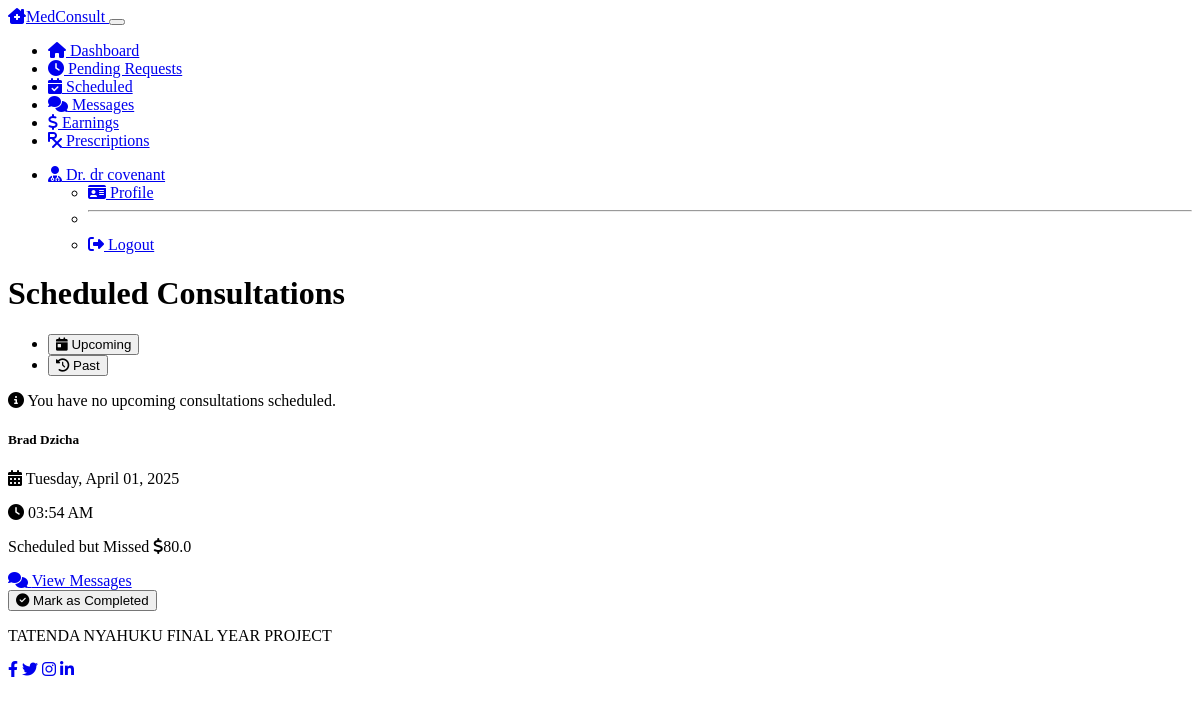
Page /doctor/scheduled-consultations (signed in) on the earlier database version.
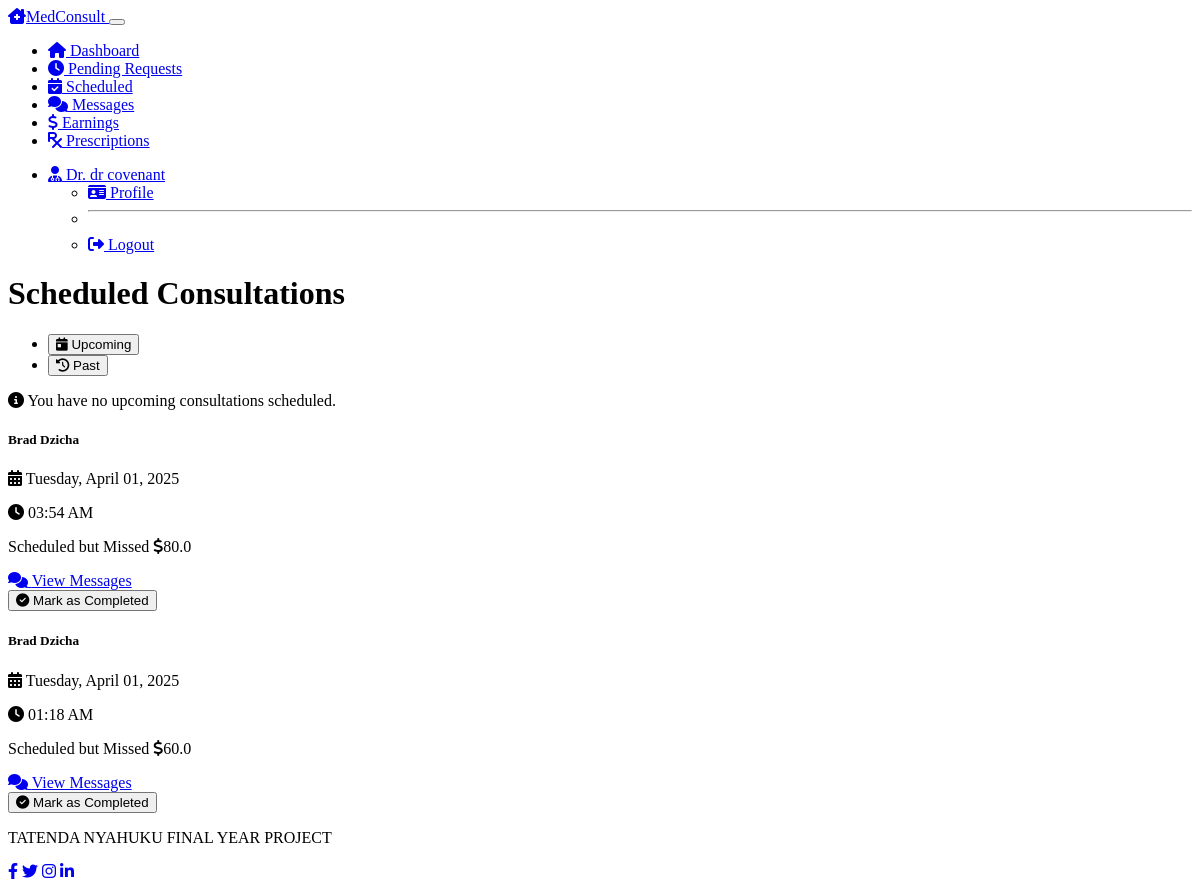
Same page on the later database version.
### models.py (models this page shows, shortened)
class User(UserMixin, db.Model):
    __tablename__ = 'users'
    id = db.Column(db.Integer, primary_key=True)
    email = db.Column(db.String(120), unique=True, nullable=False)
    username = db.Column(db.String(64), nullable=False)
    password_hash = db.Column(db.String(256), nullable=False)
    role = db.Column(db.String(20), nullable=False)  # 'patient', 'doctor', 'admin'
    created_at = db.Column(db.DateTime, default=datetime.utcnow)
    patient = db.relationship('Patient', backref='user', uselist=False, lazy=True)
    doctor = db.relationship('Doctor', backref='user', uselist=False, lazy=True)

class Consultation(db.Model):
    __tablename__ = 'consultations'
    id = db.Column(db.Integer, primary_key=True)
    patient_id = db.Column(db.Integer, db.ForeignKey('patients.id'), nullable=False)
    doctor_id = db.Column(db.Integer, db.ForeignKey('doctors.id'), nullable=False)
    status = db.Column(db.String(50), default='requested')  # requested, accepted, rejected, completed, cancelled
    proposed_fee = db.Column(db.Float, nullable=False)
    final_fee = db.Column(db.Float, nullable=True)
    scheduled_time = db.Column(db.DateTime, nullable=True)
    created_at = db.Column(db.DateTime, default=datetime.utcnow)
    completed_at = db.Column(db.DateTime, nullable=True)
    messages = db.relationship('Message', backref='consultation', lazy=True)
    prescriptions = db.relationship('Prescription', backref='consultation', lazy=True)

class Patient(db.Model):
    __tablename__ = 'patients'
    id = db.Column(db.Integer, primary_key=True)
    user_id = db.Column(db.Integer, db.ForeignKey('users.id'), nullable=False)
    first_name = db.Column(db.String(50), nullable=False)
    last_name = db.Column(db.String(50), nullable=False)
    date_of_birth = db.Column(db.Date, nullable=True)
    phone_number = db.Column(db.String(20), nullable=True)
    address = db.Column(db.String(200), nullable=True)
    consultations = db.relationship('Consultation', backref='patient', lazy=True)
    wallet_balance = db.Column(db.Float, default=0.0)

### routes.py (the view)
@app.route('/doctor/scheduled-consultations')
@login_required
@verified_doctor_required
def doctor_scheduled_consultations():
    consultations = Consultation.query.filter_by(
        doctor_id=current_user.doctor.id,
        status='accepted'
    ).order_by(Consultation.scheduled_time).all()
    return render_template('doctor/scheduled_consultations.html',
                          title='Scheduled Consultations',
                          consultations=consultations,
                          now=datetime.utcnow,
                          timedelta=timedelta)

### templates/doctor/scheduled_consultations.html (shortened to what this page needs)
{% extends "layout.html" %}
{% block content %}
<div class="row mb-4">
    <div class="col-12">
        <h1 class="mb-4">Scheduled Consultations</h1>
        <ul class="nav nav-tabs mb-4" id="consultationsTab" role="tablist">
            <li class="nav-item" role="presentation">
                <button class="nav-link active" id="upcoming-tab" data-bs-toggle="tab" data-bs-target="#upcoming" type="button" role="tab" aria-controls="upcoming" aria-selected="true">
                    <i class="fas fa-calendar-day me-1"></i> Upcoming
                </button>
            </li>
            <li class="nav-item" role="presentation">
                <button class="nav-link" id="past-tab" data-bs-toggle="tab" data-bs-target="#past" type="button" role="tab" aria-controls="past" aria-selected="false">
                    <i class="fas fa-history me-1"></i> Past
                </button>
            </li>
        </ul>
        <div class="tab-content" id="consultationsTabContent">
            <div class="tab-pane fade show active" id="upcoming" role="tabpanel" aria-labelledby="upcoming-tab">
                {% set upcoming = consultations|selectattr('status', 'equalto', 'accepted')|selectattr('scheduled_time', 'gt', now())|list %}
                {% if upcoming %}
                    {% for consultation in upcoming|sort(attribute='scheduled_time') %}
                        <div class="card consultation-item status-accepted bg-dark text-light mb-4">
                            <div class="card-body">
                                <div class="row">
                                    <div class="col-md-7">
                                        <h5 class="card-title mb-2">{{ consultation.patient.first_name }} {{ consultation.patient.last_name }}</h5>
                                        <p class="mb-1">
                                            <i class="fas fa-calendar-alt me-2"></i>
                                            {{ consultation.scheduled_time.strftime('%A, %B %d, %Y') }}
                                        </p>
                                        <p class="mb-2">
                                            <i class="fas fa-clock me-2"></i>
                                            {{ consultation.scheduled_time.strftime('%I:%M %p') }}
                                        </p>
                                        <p class="mb-2">
                                            <strong>Patient Information:</strong>
                                        </p>
                                        <ul class="mb-2">
                                            <li>Age: {{ (now().date() - consultation.patient.date_of_birth).days // 365 }} years</li>
                                            <li>Phone: {{ consultation.patient.phone_number }}</li>
                                        </ul>
                                        <p class="mb-0">
                                            <span class="badge bg-primary">
                                                <i class="fas fa-dollar-sign me-1"></i>{{ consultation.final_fee }}
                                            </span>
                                        </p>
                                    </div>
                                    <div class="col-md-5 text-end">
                                        <div class="mb-2">
                                            <a href="{{ url_for('doctor_consultation_room', consultation_id=consultation.id) }}" class="btn btn-success">
                                                <i class="fas fa-video me-1"></i> Join Consultation
                                            </a>
                                        </div>
                                        <div class="mb-2">
                                            <a href="{{ url_for('doctor_consultation_messages', consultation_id=consultation.id) }}" class="btn btn-outline-primary">
                                                <i class="fas fa-comments me-1"></i> Messages
                                            </a>
                                        </div>
                                    </div>
                                </div>
                            </div>
                        </div>
                    {% endfor %}
                {% else %}
                    <div class="alert alert-info">
                        <i class="fas fa-info-circle me-2"></i>
                        You have no upcoming consultations scheduled.
                    </div>
                {% endif %}
            </div>
            <div class="tab-pane fade" id="past" role="tabpanel" aria-labelledby="past-tab">
                {% set past = consultations|selectattr('status', 'equalto', 'completed')|list %}
                {% set past = past + consultations|selectattr('status', 'equalto', 'accepted')|selectattr('scheduled_time', 'le', now())|list %}
                {% if past %}
                    {% for consultation in past|sort(attribute='scheduled_time', reverse=true) %}
                        <div class="card consultation-item status-{{ consultation.status }} bg-dark text-light mb-4">
                            <div class="card-body">
                                <div class="row">
                                    <div class="col-md-7">
                                        <h5 class="card-title mb-2">{{ consultation.patient.first_name }} {{ consultation.patient.last_name }}</h5>
                                        {% if consultation.scheduled_time %}
                                            <p class="mb-1">
                                                <i class="fas fa-calendar-alt me-2"></i>
                                                {{ consultation.scheduled_time.strftime('%A, %B %d, %Y') }}
                                            </p>
                                            <p class="mb-2">
                                                <i class="fas fa-clock me-2"></i>
                                                {{ consultation.scheduled_time.strftime('%I:%M %p') }}
                                            </p>
                                        {% endif %}
                                        <p class="mb-0">
                                            {% if consultation.status == 'completed' %}
                                                <span class="badge bg-success">Completed</span>
                                            {% elif consultation.status == 'accepted' %}
                                                <span class="badge bg-warning text-dark">Scheduled but Missed</span>
                                            {% endif %}
                                            <span class="badge bg-primary">
                                                <i class="fas fa-dollar-sign me-1"></i>{{ consultation.final_fee }}
                                            </span>
                                        </p>
                                    </div>
                                    <div class="col-md-5 text-end">
                                        <div class="mb-2">
                                            <a href="{{ url_for('doctor_consultation_messages', consultation_id=consultation.id) }}" class="btn btn-outline-primary">
                                                <i class="fas fa-comments me-1"></i> View Messages
                                            </a>
                                        </div>
                                        {% if consultation.status == 'accepted' %}
                                            <div class="mb-2">
                                                <form action="{{ url_for('complete_consultation', consultation_id=consultation.id) }}" method="post">
                                                    <button type="submit" class="btn btn-success">
                                                        <i class="fas fa-check-circle me-1"></i> Mark as Completed
                                                    </button>
                                                </form>
                                            </div>
                                        {% endif %}
                                    </div>
                                </div>
                            </div>
                        </div>
                    {% endfor %}
                {% else %}
                    <div class="alert alert-info">
                        <i class="fas fa-info-circle me-2"></i>
                        You have no past consultations.
                    </div>
                {% endif %}
            </div>
        </div>
    </div>
</div>
{% endblock %}

### templates/doctor/navbar.html (shortened to what this page needs)
<nav class="navbar navbar-expand-lg navbar-dark bg-dark">
    <div class="container">
        <a class="navbar-brand" href="{{ url_for('doctor_dashboard') }}">
            <i class="fas fa-clinic-medical me-2"></i>MedConsult
        </a>
        <button class="navbar-toggler" type="button" data-bs-toggle="collapse" data-bs-target="#navbarDoctor" aria-controls="navbarDoctor" aria-expanded="false" aria-label="Toggle navigation">
        </button>
        <div class="collapse navbar-collapse" id="navbarDoctor">
            <ul class="navbar-nav me-auto">
                <li class="nav-item">
                    <a class="nav-link {% if request.path == url_for('doctor_dashboard') %}active{% endif %}" href="{{ url_for('doctor_dashboard') }}">
                        <i class="fas fa-home me-1"></i> Dashboard
                    </a>
                </li>
                <li class="nav-item">
                    <a class="nav-link {% if request.path == url_for('doctor_pending_requests') %}active{% endif %}" href="{{ url_for('doctor_pending_requests') }}">
                        <i class="fas fa-clock me-1"></i> Pending Requests
                    </a>
                </li>
                <li class="nav-item">
                    <a class="nav-link {% if request.path == url_for('doctor_scheduled_consultations') %}active{% endif %}" href="{{ url_for('doctor_scheduled_consultations') }}">
                        <i class="fas fa-calendar-check me-1"></i> Scheduled
                    </a>
                </li>
                <li class="nav-item">
                    <a class="nav-link {% if request.path == url_for('doctor_messages') %}active{% endif %}" href="{{ url_for('doctor_messages') }}">
                        <i class="fas fa-comments me-1"></i> Messages
                    </a>
                </li>
                <li class="nav-item">
                    <a class="nav-link {% if request.path == url_for('doctor_earnings') %}active{% endif %}" href="{{ url_for('doctor_earnings') }}">
                        <i class="fas fa-dollar-sign me-1"></i> Earnings
                    </a>
                </li>
                <li class="nav-item">
                    <a class="nav-link {% if request.path == url_for('doctor_prescriptions') %}active{% endif %}" href="{{ url_for('doctor_prescriptions') }}">
                        <i class="fas fa-prescription me-1"></i> Prescriptions
                    </a>
                </li>
            </ul>
            <ul class="navbar-nav">
                <li class="nav-item dropdown">
                    <a class="nav-link dropdown-toggle" href="#" id="navbarDropdown" role="button" data-bs-toggle="dropdown" aria-expanded="false">
                        <i class="fas fa-user-md me-1"></i> Dr. {{ current_user.username }}
                    </a>
                    <ul class="dropdown-menu dropdown-menu-end" aria-labelledby="navbarDropdown">
                        <li>
                            <a class="dropdown-item {% if request.path == url_for('doctor_profile') %}active{% endif %}" href="{{ url_for('doctor_profile') }}">
                                <i class="fas fa-id-card me-2"></i> Profile
                            </a>
                        </li>
                        <li><hr class="dropdown-divider"></li>
                        <li>
                            <a class="dropdown-item" href="{{ url_for('logout') }}">
                                <i class="fas fa-sign-out-alt me-2"></i> Logout
                            </a>
                        </li>
                    </ul>
                </li>
            </ul>
        </div>
    </div>
</nav>

Differences in the rows shown:
added Consultation: patient.first_name "Brad", patient.last_name "Dzicha", scheduled_time "Tuesday, April 01, 2025", scheduled_time "01:18 AM", status "Scheduled but Missed", final_fee "60.0"
